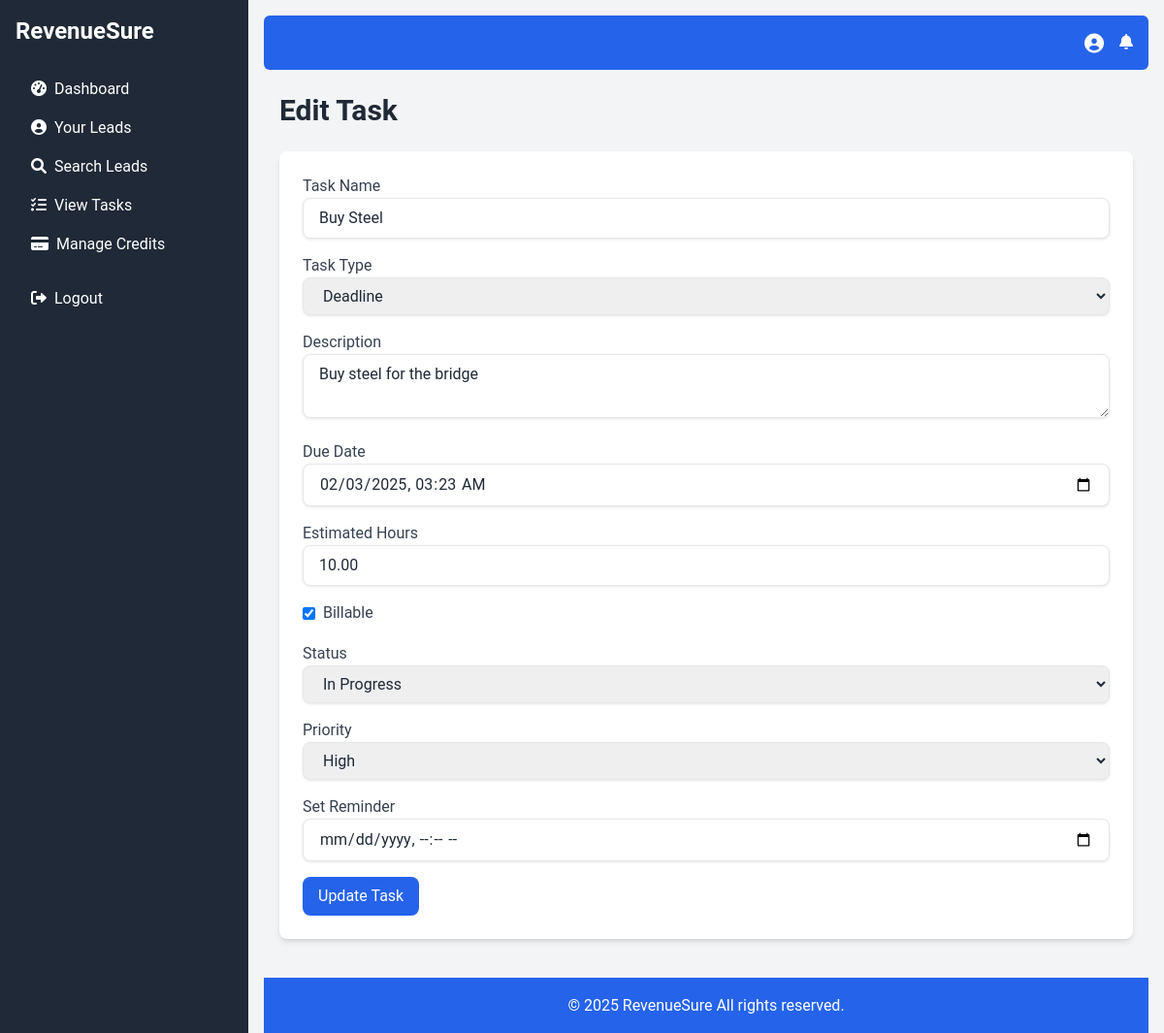
Page /edit_task.php?id=6 (signed in) on the earlier database version.
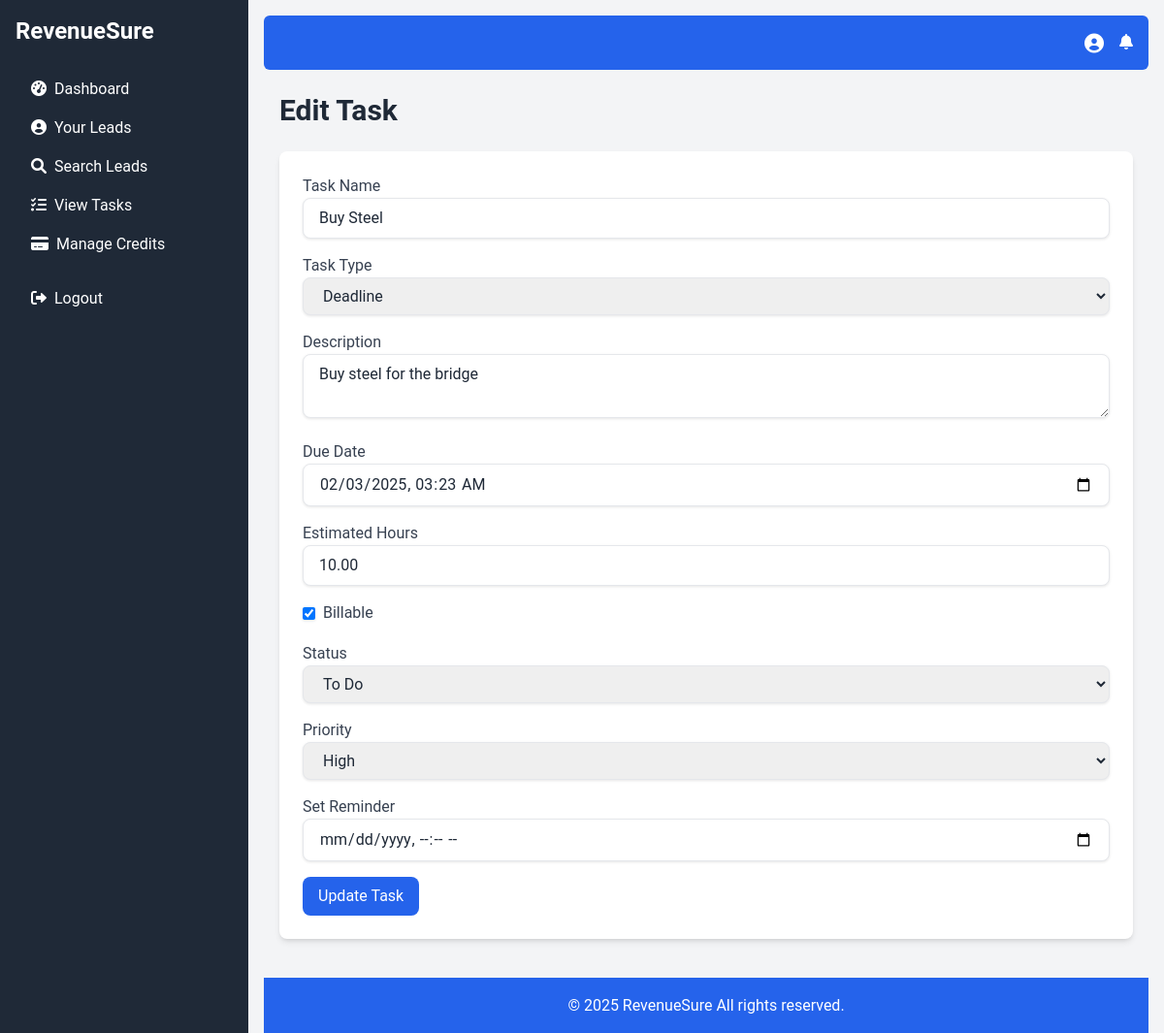
Same page on the later database version.
### tables this page shows
CREATE TABLE `tasks` (
  `id` int(11) NOT NULL,
  `lead_id` int(11) DEFAULT NULL,
  `user_id` int(11) NOT NULL,
  `task_id` varchar(50) DEFAULT NULL,
  `task_name` varchar(255) DEFAULT NULL,
  `project_id` int(11) DEFAULT NULL,
  `task_type` enum('Follow-Up','Meeting','Deadline') NOT NULL,
  `description` text DEFAULT NULL,
  `due_date` datetime NOT NULL,
  `status` enum('To Do','In Progress','Completed','Blocked','Canceled','Pending') DEFAULT 'To Do',
  `estimated_hours` decimal(6,2) DEFAULT NULL,
  `billable` tinyint(1) DEFAULT 0,
  `priority` enum('Low','Medium','High') DEFAULT 'Medium',
  `created_at` timestamp NOT NULL DEFAULT current_timestamp()
);

### edit_task.php (the view, shortened to what this page needs)
<?php
require 'db.php';
$task_id = isset($_GET['id']) ? (int)$_GET['id'] : 0;
$stmt = $conn->prepare("SELECT * FROM tasks WHERE id = :id");
$stmt->bindParam(':id', $task_id);
$stmt->execute();
$task = $stmt->fetch(PDO::FETCH_ASSOC);
require 'header.php';
?>
<h1 class="text-3xl font-bold text-gray-800 mb-6">Edit Task</h1>
<form method="POST" action="" class="bg-white p-6 rounded-lg shadow-md">
      <div class="mb-4">
        <label for="task_name" class="block text-gray-700">Task Name</label>
        <input type="text" name="task_name" id="task_name" class="w-full px-4 py-2 border rounded-lg focus:outline-none focus:ring-2 focus:ring-blue-600" value="<?php echo htmlspecialchars($task['task_name']); ?>" required>
    </div>
    <div class="mb-4">
        <label for="task_type" class="block text-gray-700">Task Type</label>
        <select name="task_type" id="task_type" class="w-full px-4 py-2 border rounded-lg focus:outline-none focus:ring-2 focus:ring-blue-600" required>
            <option value="Deadline" <?php echo $task['task_type'] === 'Deadline' ? 'selected' : ''; ?>>Deadline</option>
        </select>
    </div>
    <div class="mb-4">
        <label for="description" class="block text-gray-700">Description</label>
        <textarea name="description" id="description" class="w-full px-4 py-2 border rounded-lg focus:outline-none focus:ring-2 focus:ring-blue-600" required><?php echo htmlspecialchars($task['description']); ?></textarea>
    </div>
    <div class="mb-4">
        <label for="due_date" class="block text-gray-700">Due Date</label>
        <input type="datetime-local" name="due_date" id="due_date" value="<?php echo date('Y-m-d\TH:i', strtotime($task['due_date'])); ?>" class="w-full px-4 py-2 border rounded-lg focus:outline-none focus:ring-2 focus:ring-blue-600" required>
    </div>
     <div class="mb-4">
         <label for="estimated_hours" class="block text-gray-700">Estimated Hours</label>
           <input type="number" name="estimated_hours" id="estimated_hours" class="w-full px-4 py-2 border rounded-lg focus:outline-none focus:ring-2 focus:ring-blue-600" value="<?php echo htmlspecialchars($task['estimated_hours']); ?>" min="0"  step="0.01" max="9999.99">
     </div>
      <div class="mb-4">
         <label class="inline-flex items-center">
             <input type="checkbox" name="billable" id="billable" class="mr-2" <?php if ($task['billable'] == 1) echo 'checked'; ?>>
               <span class="text-gray-700">Billable</span>
            </label>
      </div>
      <div class="mb-4">
        <label for="status" class="block text-gray-700">Status</label>
        <select name="status" id="status" class="w-full px-4 py-2 border rounded-lg focus:outline-none focus:ring-2 focus:ring-blue-600" required>
             <option value="To Do" <?php if ($task['status'] === 'To Do') echo 'selected'; ?>>To Do</option>
            <option value="In Progress" <?php if ($task['status'] === 'In Progress') echo 'selected'; ?>>In Progress</option>
        </select>
      </div>
       <div class="mb-4">
        <label for="priority" class="block text-gray-700">Priority</label>
         <select name="priority" id="priority" class="w-full px-4 py-2 border rounded-lg focus:outline-none focus:ring-2 focus:ring-blue-600">
              <option value="High" <?php if ($task['priority'] === 'High') echo 'selected'; ?>>High</option>
           </select>
    </div>
     <div class="mb-4">
    <label for="reminder" class="block text-gray-700">Set Reminder</label>
    <input type="datetime-local" name="reminder" id="reminder" class="w-full px-4 py-2 border rounded-lg focus:outline-none focus:ring-2 focus:ring-blue-600">
    </div>
    <button type="submit" class="bg-blue-600 text-white px-4 py-2 rounded-lg hover:bg-blue-700 transition duration-300">Update Task</button>
</form>
<?php
require 'footer.php';
?>

Differences in the rows shown:
changed tasks "Buy Steel": status "In Progress" → "To Do"
